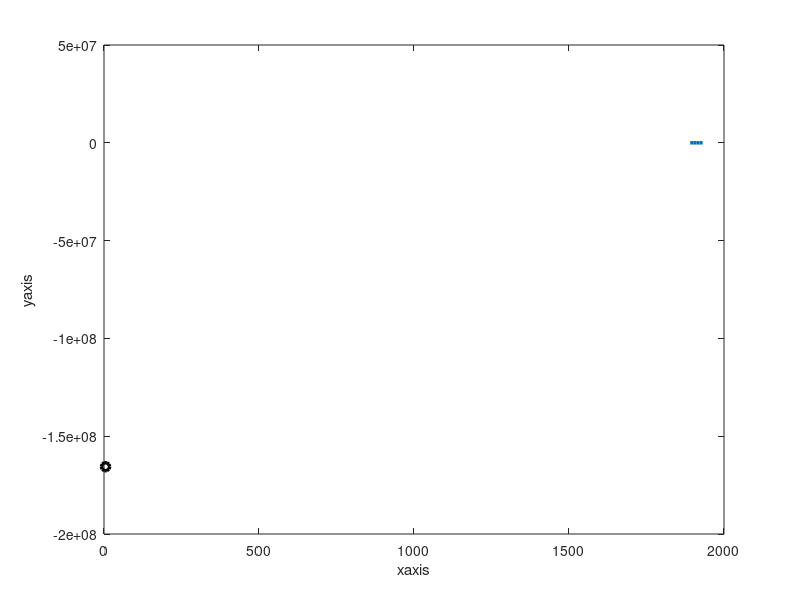

The MATLAB source for this figure:
clc
clear all
clear fig
x=[1891 1901 1911 1921 1931];
y=[46 66 81 93 101];
m=length(y);
for i=1:m
    dt(i,1)=x(i);
    dt(i,2)=y(i);
end
disp(dt);
n=m-1;
for j=3:m+1
    for i=1:n
        dt(i,j)=dt(i+1, j-1)-dt(i, j-1);
    end
    n=n-1;
end
disp(dt);

z= input("iteration value");
h = x(2)-x(1);

u= (z-x(1))/h;


term=1;
sum= y(1);
le=m-1;
for i=1:le
    term=term*(u-i+1);
    sum=sum+(term*dt(1,i+2)/factorial(i));
end
disp(sum);

plot(x,y,  'Linewidth', 2.5)
hold on
plot(z,sum, 'ok', 'Linewidth', 2.5)
xlabel('xaxis');
ylabel('yaxis');


